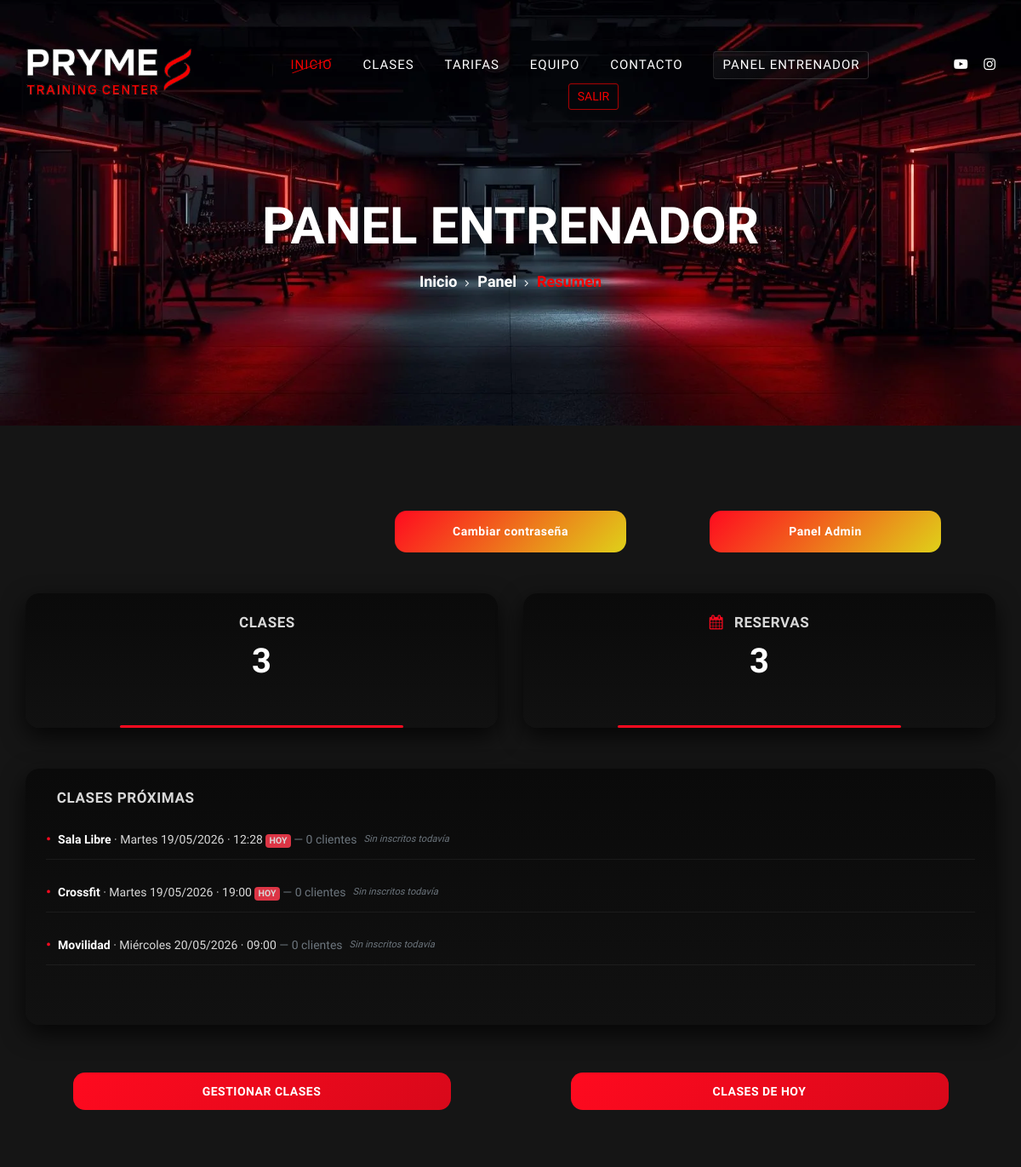
/entrenador/ (signed in, upper part), run on an earlier commit of the app's database.
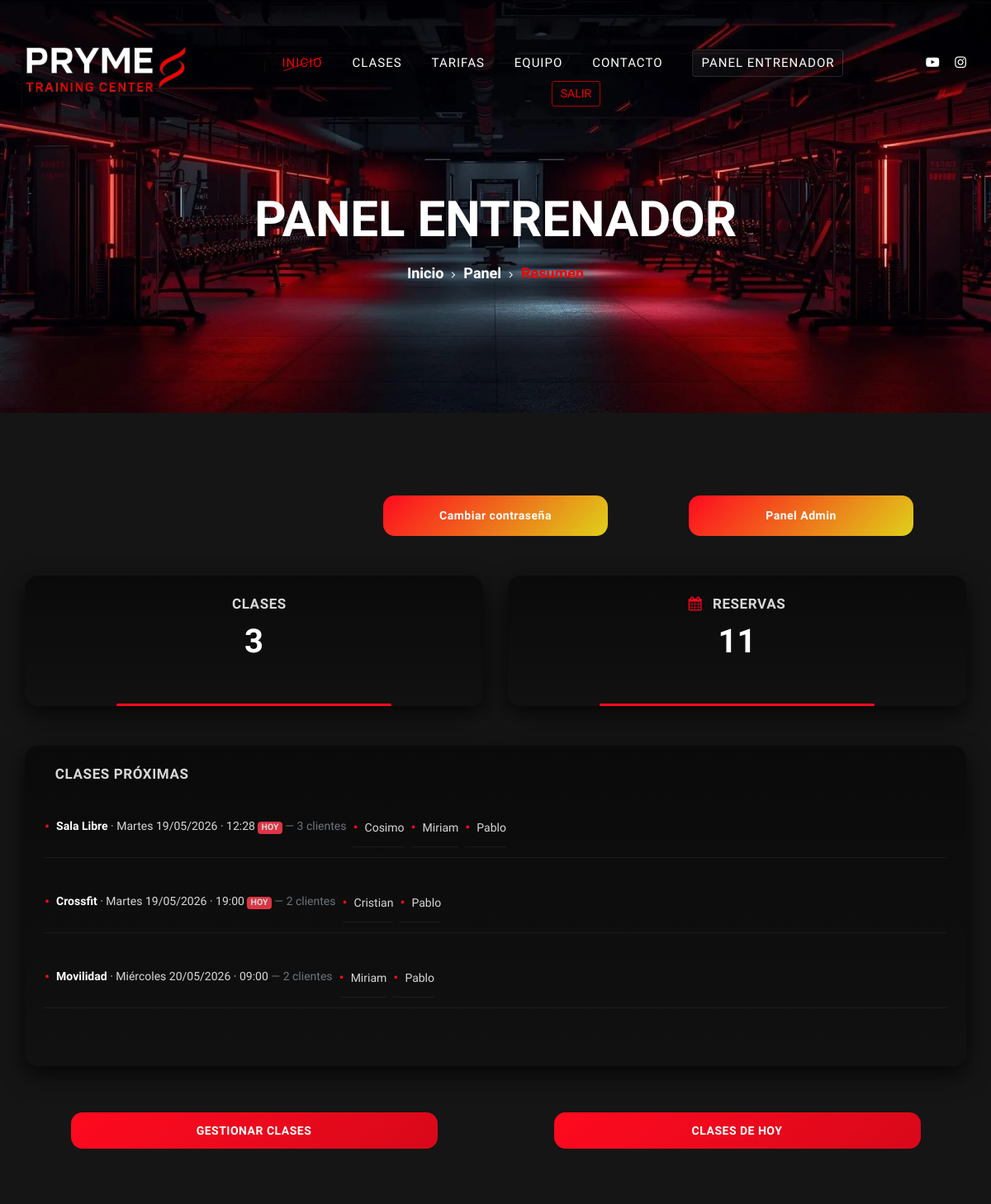
And on a later commit of the database.
### gimnasio/models.py (models this page shows, shortened)
class Clase(models.Model):
    nombre = models.CharField(max_length=100)
    descripcion = models.TextField(blank=True, null=True)
    horario = models.CharField(max_length=50)
    entrenador = models.ForeignKey(Entrenador, on_delete=models.SET_NULL, null=True, related_name="clases")
    tarifas = models.ManyToManyField(Tarifa, related_name="clases")
    capacidad = models.IntegerField(default=20)

class Reserva(models.Model):
    ESTADOS = [
        ('reservada', 'Reservada'),
        ('asistio', 'Asistió'),
        ('cancelada', 'Cancelada'),
    ]
    cliente = models.ForeignKey(Cliente, on_delete=models.CASCADE, related_name="reservas")
    clase = models.ForeignKey(Clase, on_delete=models.CASCADE, related_name="reservas")
    fecha_reserva = models.DateField()
    estado = models.CharField(max_length=10, choices=ESTADOS, default='reservada')
    class Meta:
        unique_together = ('cliente', 'clase', 'fecha_reserva')

class Cliente(models.Model):
    user = models.OneToOneField(User, on_delete=models.CASCADE)
    telefono = models.CharField(max_length=20, blank=True)
    tarifa = models.ForeignKey(Tarifa, on_delete=models.SET_NULL, null=True, blank=True)
    fecha_registro = models.DateField(auto_now_add=True)
    @property
    def nombre(self):
        return self.user.username

### entrenador/views.py (the view)
# urls.py: path('', views.panel_entrenador, name='panel'),
@login_required
def panel_entrenador(request):
    if not request.user.is_staff:
        raise PermissionDenied
    entrenador = get_object_or_404(Entrenador, user=request.user)
    clases = Clase.objects.filter(entrenador=entrenador)
    total_clases   = clases.count()
    total_reservas = Reserva.objects.filter(clase__entrenador=entrenador).count()
    proximas = []
    for clase in clases:
        prox_dt = proxima_sesion_clase(clase.nombre)
        if not prox_dt:
            continue
        fecha = prox_dt.date()
        reservas_clase = (
            Reserva.objects
            .filter(clase=clase, fecha_reserva=fecha, estado='reservada')
            .select_related('cliente')
            .order_by('cliente__user__username')
        )
        proximas.append({
            'clase':     clase,
            'fecha':     fecha,
            'hora':      prox_dt.strftime("%H:%M"),
            'dia':       DIAS_ES[fecha.weekday()],
            'es_hoy':    fecha == date.today(),
            'reservas':  reservas_clase,
            'inscritos': reservas_clase.count(),
        })
    proximas.sort(key=lambda p: (p['fecha'], p['hora']))
    context = {
        'total_clases':   total_clases,
        'total_reservas': total_reservas,
        'proximas':       proximas,
    }
    return render(request, 'entrenador/panel.html', context)

### entrenador/templates/entrenador/panel.html (shortened to what this page needs)
{% extends "entrenador/components/base.html" %}
{% load static %}
{% block title %}Panel Entrenador{% endblock %}
{% block subtitulo %}Resumen{% endblock %}
{% block css_entrenador %}
    <link rel="stylesheet" href="{% static 'css/entrenador/style_panel_entrenador.css' %}">
{% endblock %}
{% block contenido %}
<div class="col-md-12 d-flex justify-content-end">
    <div class="col-md-4 text-center mb-5">
        <a href="{% url 'entrenador:cambiar_password' %}" class="admin-btn">
            Cambiar contraseña
        </a>
    </div>
    {% if request.user.entrenador.rol == "admin" %}
    <div class="col-md-4 text-center mb-5">
        <a href="{% url 'entrenador:admin_clientes' %}" class="admin-btn">
            Panel Admin
        </a>
    </div>
    {% endif %}
</div>
<div class="row mb-4">
    <div class="col-md-6">
        <div class="class-item p-4 text-center">
            <h4> Clases</h4>
            <h2>{{ total_clases }}</h2>
        </div>
    </div>
    <div class="col-md-6">
        <div class="class-item p-4 text-center">
            <h4><i class="fa fa-calendar"></i> Reservas</h4>
            <h2>{{ total_reservas }}</h2>
        </div>
    </div>
</div>
<div class="row">
    <div class="col-lg-12">
        <div class="class-item p-4">
            <h4 class="mb-3">
                 Clases Próximas
            </h4>
            {% if proximas %}
                <ul class="list-unstyled">
                    {% for p in proximas %}
                        <li class="mb-3">
                            <div>
                                <strong>{{ p.clase.nombre }}</strong>
                                · {{ p.dia }} {{ p.fecha|date:"d/m/Y" }} · {{ p.hora }}
                                {% if p.es_hoy %}<span class="badge bg-danger ms-2">HOY</span>{% endif %}
                                <span class="text-muted">
                                    — {{ p.inscritos }} {{ p.inscritos|pluralize:"cliente,clientes" }}
                                </span>
                            </div>
                            {% if p.reservas %}
                                <ul class="ms-3 mt-1 mb-0 small d-flex flex-wrap gap-2">
                                    {% for r in p.reservas %}
                                        <li class="list-inline-item" >{{ r.cliente.nombre }}</li>
                                    {% endfor %}
                                </ul>
                            {% else %}
                                <em class="ms-3 small text-muted">Sin inscritos todavía</em>
                            {% endif %}
                        </li>
                    {% endfor %}
                </ul>
            {% else %}
                <p>No hay clases programadas próximamente</p>
            {% endif %}
        </div>
    </div>
</div>
<div class="row mt-5">
    <div class="col-md-6 text-center mt-2">
        <a href="{% url 'entrenador:mis_clases' %}" class="primary-btn">
            Gestionar Clases
        </a>
    </div>
    <div class="col-md-6 text-center mt-2">
        <a href="{% url 'entrenador:clases_hoy' %}" class="primary-btn">
            Clases de hoy
        </a>
    </div>
</div>
{% endblock %}

What changed in the data, as far as the page shows it:
shown differently, row unchanged: Clase "Sala Libre": inscritos "0" → "3"; no longer shows "Sin inscritos todavía"
added Reserva: cliente.nombre "Cosimo", shown under Clase "Sala Libre"
added Reserva: cliente.nombre "Miriam", shown under Clase "Sala Libre"
added Reserva: cliente.nombre "Pablo", shown under Clase "Sala Libre"
shown differently, row unchanged: Clase "Crossfit": inscritos "0" → "2"; no longer shows "Sin inscritos todavía"
added Reserva: cliente.nombre "Cristian", shown under Clase "Crossfit"
added Reserva: cliente.nombre "Pablo", shown under Clase "Crossfit"
shown differently, row unchanged: Clase "Movilidad": inscritos "0" → "2"; no longer shows "Sin inscritos todavía"
added Reserva: cliente.nombre "Miriam", shown under Clase "Movilidad"
added Reserva: cliente.nombre "Pablo", shown under Clase "Movilidad"
Also different on the page:
{{ total_reservas }}: "3" → "11"
